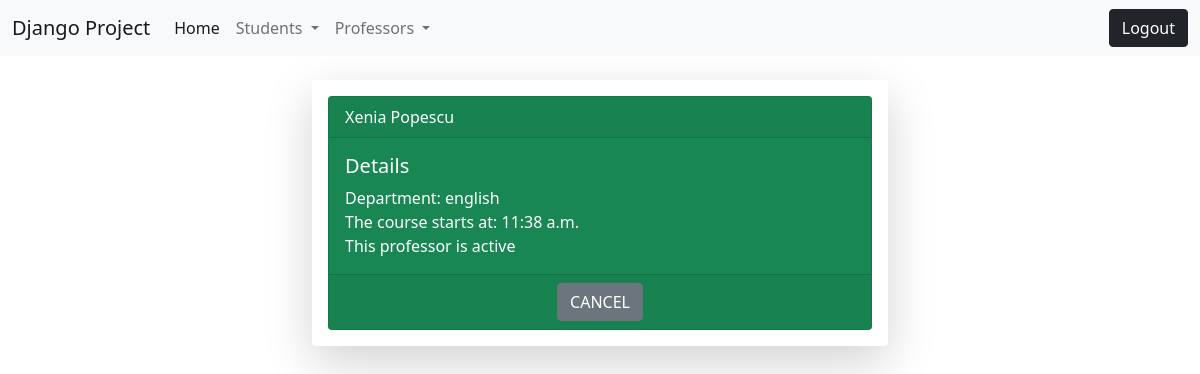
/details-professor/2/ (signed in), run on the app's committed database.
### professor/models.py (models this page shows, shortened)
class Professor(models.Model):
    department_choices = (('math', 'Math'), ('english', 'English'), ('science', 'Science'))
    first_name = models.CharField(max_length=30)
    last_name = models.CharField(max_length=30)
    department = models.CharField(max_length=10, choices=department_choices)
    time = models.TimeField()
    active = models.BooleanField(default=True)
    created_at = models.DateTimeField(auto_now_add=True)
    updated_at = models.DateTimeField(auto_now=True)

### professor/views.py (the view)
# urls.py: path('details-professor/<int:pk>/', views.ProfessorDetailView.as_view(), name='details_professor'),
class ProfessorDetailView(LoginRequiredMixin, DetailView):
    template_name = 'professor/details_professor.html'
    model = Professor

### templates/professor/details_professor.html (shortened to what this page needs)
{% extends 'base.html' %}
{% block content %}
    <div class="container-fluid">
        <div class="row">
            <div class="col-md-6 offset-md-3"><br>
                <div class="shadow-lg p-3 mb-5 bg-body rounded">
                    <div class="card text-white bg-success" style="max-width: 100%;">
                        <div class="card-header">{{ professor.first_name }} {{ professor.last_name }}</div>
                        <div class="card-body">
                            <h5 class="card-title">Details</h5>
                            <p class="card-text">
                                Department: {{ professor.department }}<br>
                                The course starts at: {{ professor.time }}<br>
                                {% if professor.active is True %}
                                    This professor is active
                                {% else %}
                                    This professor is inactive
                                {% endif %}
                            </p>
                        </div>
                        <div class="card-footer text-center">
                            <a href="{% url 'list_of_professors' %}" class="btn btn-secondary">CANCEL</a>
                        </div>
                    </div>
                </div>
            </div>
        </div>
    </div>
{% endblock %}

### static/css/my_style.css (style rules this page uses)
body { background: white url("download/movie.jpeg") no-repeat; }

### data on the page
Professor: first_name "Xenia", last_name "Popescu", department "english", time "11:38 a.m."
